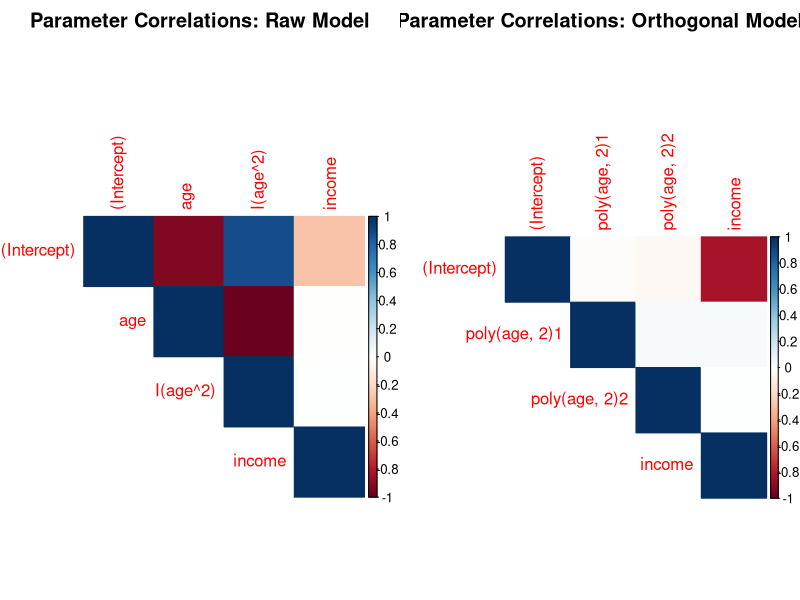
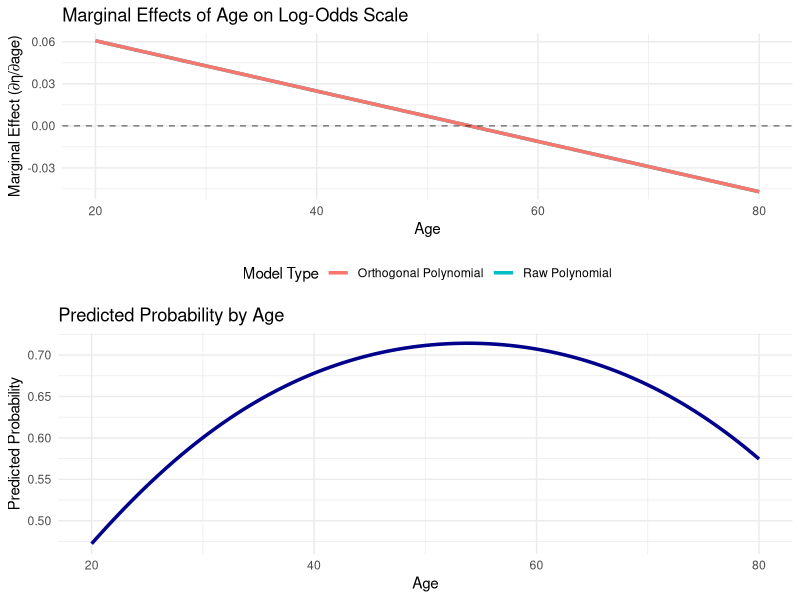

Generate these figures, in order, with R:
## ---- chunk 1
knitr::opts_chunk$set(echo = FALSE, warning = FALSE, message = FALSE)
library(tidyverse)
library(knitr)
library(broom)
library(gridExtra)
library(car)
library(Matrix)
library(corrplot)
## ---- chunk 2
# Generate data
set.seed(123)
n <- 1000
age <- runif(n, 20, 80)
income <- rnorm(n, 50000, 20000)
education <- sample(c("High School", "Bachelor's", "Graduate"), n, 
                   replace = TRUE, prob = c(0.4, 0.4, 0.2))

# Create design matrices
X_raw <- model.matrix(~ age + I(age^2) + income + education)
X_orth <- model.matrix(~ poly(age, 2) + income + education)

# Generate outcome
logit_true <- -2 + 0.1*age - 0.001*age^2 + 0.00001*income + 
              0.5*(education == "Bachelor's") + 1*(education == "Graduate")
p_true <- plogis(logit_true)
y <- rbinom(n, 1, p_true)

# Fit models
model_raw <- glm(y ~ age + I(age^2) + income + education, family = binomial)
model_orth <- glm(y ~ poly(age, 2) + income + education, family = binomial)

# Extract variance-covariance matrices
vcov_raw <- vcov(model_raw)
vcov_orth <- vcov(model_orth)

# Correlation matrices from variance-covariance
cor_raw <- cov2cor(vcov_raw)
cor_orth <- cov2cor(vcov_orth)
## ---- chunk 3
# Display variance-covariance matrix for raw model
vcov_raw_display <- round(vcov_raw[1:4, 1:4], 6)  # First 4 parameters
rownames(vcov_raw_display) <- colnames(vcov_raw_display) <- 
  c("Intercept", "age", "age²", "income")

kable(vcov_raw_display, 
      caption = "Variance-Covariance Matrix: Raw Polynomial Model (first 4 parameters)")

# Visualize correlation structure
par(mfrow = c(1, 2))
corrplot(cor_raw[1:4, 1:4], method = "color", type = "upper", 
         title = "Parameter Correlations: Raw Model", 
         mar = c(0,0,2,0))
## ---- chunk 4
# Display variance-covariance matrix for orthogonal model
vcov_orth_display <- round(vcov_orth[1:4, 1:4], 6)
rownames(vcov_orth_display) <- colnames(vcov_orth_display) <- 
  c("Intercept", "poly(age)1", "poly(age)2", "income")

kable(vcov_orth_display, 
      caption = "Variance-Covariance Matrix: Orthogonal Polynomial Model (first 4 parameters)")

corrplot(cor_orth[1:4, 1:4], method = "color", type = "upper", 
         title = "Parameter Correlations: Orthogonal Model", 
         mar = c(0,0,2,0))
## ---- chunk 5
# Function to calculate marginal effects
calculate_marginal_effect <- function(model, data, var_name, h = 0.001) {
  # Original prediction
  pred_original <- predict(model, newdata = data, type = "link")
  
  # Increment variable
  data_plus <- data
  data_plus[[var_name]] <- data_plus[[var_name]] + h
  pred_plus <- predict(model, newdata = data_plus, type = "link")
  
  # Calculate marginal effect
  (pred_plus - pred_original) / h
}

# Calculate marginal effects at different ages
ages_grid <- seq(20, 80, by = 10)
me_results <- data.frame()

for (age_val in ages_grid) {
  # Create test data
  test_data <- data.frame(
    age = age_val,
    income = mean(income),
    education = "High School"
  )
  
  # Calculate marginal effects
  me_raw <- calculate_marginal_effect(model_raw, test_data, "age")
  me_orth <- calculate_marginal_effect(model_orth, test_data, "age")
  
  # Analytical calculation for raw model
  beta1 <- coef(model_raw)["age"]
  beta2 <- coef(model_raw)["I(age^2)"]
  me_raw_analytical <- beta1 + 2 * beta2 * age_val
  
  me_results <- rbind(me_results, data.frame(
    Age = age_val,
    `ME Raw (Numerical)` = me_raw,
    `ME Raw (Analytical)` = me_raw_analytical,
    `ME Orthogonal` = me_orth
  ))
}

kable(me_results, digits = 4, 
      caption = "Marginal Effects of Age on Log-Odds Scale")
## ---- chunk 6
# Calculate marginal effects on probability scale
me_prob_results <- data.frame()

for (age_val in ages_grid) {
  test_data <- data.frame(
    age = age_val,
    income = mean(income),
    education = "High School"
  )
  
  # Get predicted probability
  pred_prob <- predict(model_raw, newdata = test_data, type = "response")
  
  # ME on log-odds scale
  me_logodds <- calculate_marginal_effect(model_raw, test_data, "age")
  
  # ME on probability scale
  me_prob <- pred_prob * (1 - pred_prob) * me_logodds
  
  me_prob_results <- rbind(me_prob_results, data.frame(
    Age = age_val,
    `Baseline Probability` = pred_prob,
    `ME (Log-odds)` = me_logodds,
    `ME (Probability)` = me_prob
  ))
}

kable(me_prob_results, digits = 4, 
      caption = "Marginal Effects on Different Scales")
## ---- chunk 7
# Create detailed marginal effects plot
age_fine <- seq(20, 80, by = 0.5)
me_fine <- data.frame()

for (age_val in age_fine) {
  test_data <- data.frame(
    age = age_val,
    income = mean(income),
    education = "High School"
  )
  
  me_raw <- calculate_marginal_effect(model_raw, test_data, "age")
  me_orth <- calculate_marginal_effect(model_orth, test_data, "age")
  
  # Also get predicted probability for context
  pred_prob <- predict(model_raw, newdata = test_data, type = "response")
  
  me_fine <- rbind(me_fine, data.frame(
    age = age_val,
    me_raw = me_raw,
    me_orth = me_orth,
    probability = pred_prob
  ))
}

# Plot marginal effects
p1 <- ggplot(me_fine, aes(x = age)) +
  geom_line(aes(y = me_raw, color = "Raw Polynomial"), size = 1.2) +
  geom_line(aes(y = me_orth, color = "Orthogonal Polynomial"), size = 1.2) +
  geom_hline(yintercept = 0, linetype = "dashed", alpha = 0.5) +
  labs(title = "Marginal Effects of Age on Log-Odds Scale",
       x = "Age", y = "Marginal Effect (∂η/∂age)",
       color = "Model Type") +
  theme_minimal() +
  theme(legend.position = "bottom")

# Plot predicted probabilities for context
p2 <- ggplot(me_fine, aes(x = age, y = probability)) +
  geom_line(size = 1.2, color = "darkblue") +
  labs(title = "Predicted Probability by Age",
       x = "Age", y = "Predicted Probability") +
  theme_minimal()

grid.arrange(p1, p2, ncol = 1)
## ---- chunk 8
# Test numerical stability with extreme cases
test_stability <- function(age_range, n_sim = 100) {
  results <- data.frame()
  
  for (i in 1:n_sim) {
    # Generate data with specified age range
    age_test <- runif(1000, age_range[1], age_range[2])
    income_test <- rnorm(1000, 50000, 20000)
    education_test <- sample(c("High School", "Bachelor's", "Graduate"), 
                            1000, replace = TRUE)
    
    # Generate outcome
    logit_test <- -2 + 0.1*age_test - 0.001*age_test^2 + 
                  0.00001*income_test + 
                  0.5*(education_test == "Bachelor's") + 
                  1*(education_test == "Graduate")
    p_test <- plogis(logit_test)
    y_test <- rbinom(1000, 1, p_test)
    
    # Try to fit models
    tryCatch({
      mod_raw <- glm(y_test ~ age_test + I(age_test^2) + income_test + education_test, 
                     family = binomial)
      mod_orth <- glm(y_test ~ poly(age_test, 2) + income_test + education_test, 
                      family = binomial)
      
      results <- rbind(results, data.frame(
        iteration = i,
        age_range = paste(age_range, collapse = "-"),
        converged_raw = mod_raw$converged,
        converged_orth = mod_orth$converged,
        max_se_raw = max(summary(mod_raw)$coefficients[1:3, 2]),
        max_se_orth = max(summary(mod_orth)$coefficients[1:3, 2])
      ))
    }, error = function(e) {
      results <- rbind(results, data.frame(
        iteration = i,
        age_range = paste(age_range, collapse = "-"),
        converged_raw = FALSE,
        converged_orth = FALSE,
        max_se_raw = NA,
        max_se_orth = NA
      ))
    })
  }
  
  results
}

# Test different age ranges
stability_normal <- test_stability(c(20, 80))
stability_narrow <- test_stability(c(40, 50))
stability_wide <- test_stability(c(0, 100))

stability_summary <- rbind(
  data.frame(
    `Age Range` = "20-80 (Normal)",
    `Raw Convergence` = mean(stability_normal$converged_raw),
    `Orthogonal Convergence` = mean(stability_normal$converged_orth),
    `Mean Max SE (Raw)` = mean(stability_normal$max_se_raw, na.rm = TRUE),
    `Mean Max SE (Orth)` = mean(stability_normal$max_se_orth, na.rm = TRUE)
  ),
  data.frame(
    `Age Range` = "40-50 (Narrow)",
    `Raw Convergence` = mean(stability_narrow$converged_raw),
    `Orthogonal Convergence` = mean(stability_narrow$converged_orth),
    `Mean Max SE (Raw)` = mean(stability_narrow$max_se_raw, na.rm = TRUE),
    `Mean Max SE (Orth)` = mean(stability_narrow$max_se_orth, na.rm = TRUE)
  ),
  data.frame(
    `Age Range` = "0-100 (Wide)",
    `Raw Convergence` = mean(stability_wide$converged_raw),
    `Orthogonal Convergence` = mean(stability_wide$converged_orth),
    `Mean Max SE (Raw)` = mean(stability_wide$max_se_raw, na.rm = TRUE),
    `Mean Max SE (Orth)` = mean(stability_wide$max_se_orth, na.rm = TRUE)
  )
)

kable(stability_summary, digits = 3, 
      caption = "Numerical Stability Under Different Conditions")
